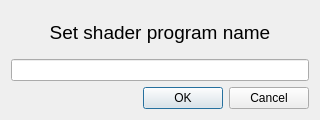
<?xml version="1.0" encoding="UTF-8"?>
<ui version="4.0">
 <class>SetProgNameDialog</class>
 <widget class="QDialog" name="SetProgNameDialog">
  <property name="geometry">
   <rect>
    <x>0</x>
    <y>0</y>
    <width>320</width>
    <height>120</height>
   </rect>
  </property>
  <property name="windowTitle">
   <string>Dialog</string>
  </property>
  <layout class="QVBoxLayout" name="verticalLayout">
   <item>
    <widget class="QLabel" name="nameLabel">
     <property name="font">
      <font>
       <pointsize>14</pointsize>
       <weight>50</weight>
       <bold>false</bold>
       <underline>false</underline>
      </font>
     </property>
     <property name="text">
      <string>Set shader program name</string>
     </property>
     <property name="alignment">
      <set>Qt::AlignCenter</set>
     </property>
    </widget>
   </item>
   <item>
    <widget class="QLineEdit" name="nameEdit"/>
   </item>
   <item>
    <layout class="QHBoxLayout" name="horizontalLayout">
     <item>
      <spacer name="horizontalSpacer">
       <property name="orientation">
        <enum>Qt::Horizontal</enum>
       </property>
       <property name="sizeHint" stdset="0">
        <size>
         <width>40</width>
         <height>20</height>
        </size>
       </property>
      </spacer>
     </item>
     <item>
      <widget class="QDialogButtonBox" name="buttonBox">
       <property name="orientation">
        <enum>Qt::Horizontal</enum>
       </property>
       <property name="standardButtons">
        <set>QDialogButtonBox::Cancel|QDialogButtonBox::Ok</set>
       </property>
      </widget>
     </item>
    </layout>
   </item>
  </layout>
 </widget>
 <resources/>
 <connections>
  <connection>
   <sender>buttonBox</sender>
   <signal>accepted()</signal>
   <receiver>SetProgNameDialog</receiver>
   <slot>accept()</slot>
   <hints>
    <hint type="sourcelabel">
     <x>248</x>
     <y>254</y>
    </hint>
    <hint type="destinationlabel">
     <x>157</x>
     <y>274</y>
    </hint>
   </hints>
  </connection>
  <connection>
   <sender>buttonBox</sender>
   <signal>rejected()</signal>
   <receiver>SetProgNameDialog</receiver>
   <slot>reject()</slot>
   <hints>
    <hint type="sourcelabel">
     <x>316</x>
     <y>260</y>
    </hint>
    <hint type="destinationlabel">
     <x>286</x>
     <y>274</y>
    </hint>
   </hints>
  </connection>
 </connections>
</ui>
